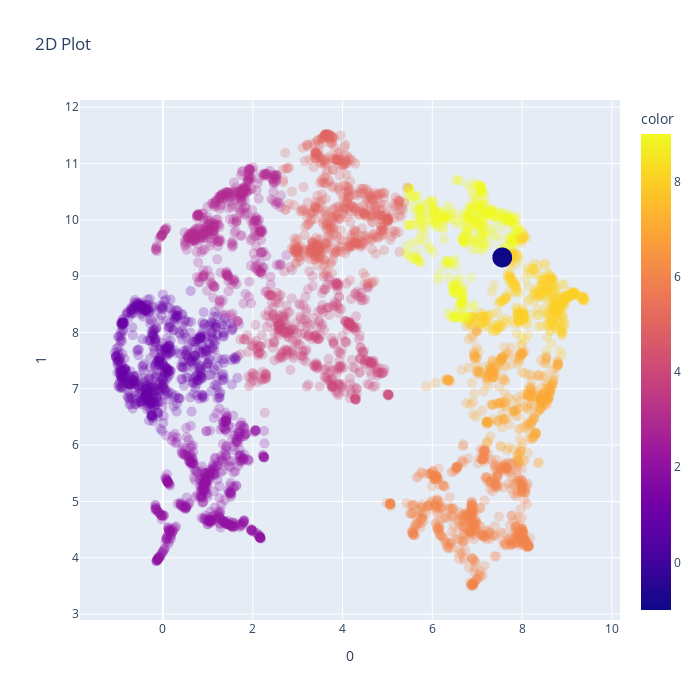

Here is the notebook cell this chart was saved with:
### Markdown cell above
# Visualization

### Code cell
from visualizer import KMeansVisualizer
visualizer = KMeansVisualizer(clusterable_embedding, labels = np.array(df_relabeled['relabel']))
fig = visualizer.plot_2d()
fig.show()

### Figure 1 — Plotly figure (JSON) as saved in the notebook; plotly's stock layout.template omitted (floating-point values rounded to 4 significant figures; data arrays with more than 128 entries replaced by an {"elided": "..."} marker saying what was removed)
{"data": [{"hovertemplate": "0=%{x}<br>1=%{y}<br>size=%{marker.size}<br>color=%{marker.color}<extra></extra>", "legendgroup": "", "marker": {"color": {"elided": "4599 int values"}, "coloraxis": "coloraxis", "line": {"color": "DarkSlateGrey", "width": 0}, "opacity": {"elided": "4599 float values"}, "size": {"elided": "4599 int values"}, "sizemode": "area", "sizeref": 0.2, "symbol": "circle"}, "mode": "markers", "name": "", "showlegend": false, "type": "scattergl", "x": {"elided": "4599 float values"}, "xaxis": "x", "y": {"elided": "4599 float values"}, "yaxis": "y"}], "layout": {"coloraxis": {"colorbar": {"title": {"text": "color"}}, "colorscale": [[0, "#0d0887"], [0.1111, "#46039f"], [0.2222, "#7201a8"], [0.3333, "#9c179e"], [0.4444, "#bd3786"], [0.5556, "#d8576b"], [0.6667, "#ed7953"], [0.7778, "#fb9f3a"], [0.8889, "#fdca26"], [1, "#f0f921"]]}, "height": 700, "legend": {"itemsizing": "constant", "tracegroupgap": 0}, "title": {"text": "2D Plot"}, "width": 700, "xaxis": {"anchor": "y", "domain": [0, 1], "title": {"text": "0"}}, "yaxis": {"anchor": "x", "domain": [0, 1], "title": {"text": "1"}}}}
